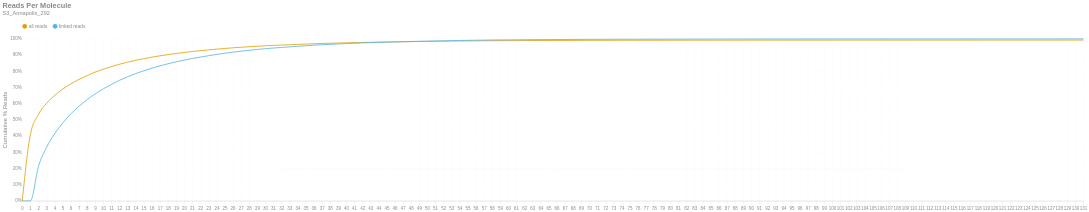

Notebook source saved alongside this figure:
### Markdown cell above
### Reads per Molecule
This chart shows the cumulative distribution of the number of reads per linked molecule. That is, how many alignments are associated with a unique molecule. This excludes the number of reads associated with invalid or absent linked-read barcodes. The `linked` histogram is the percentages recalculated when disregarding singletons.

### Code cell
if SKIPLR:
    print_html(f"Skipped")
else:
    counts = np.bincount(valids['reads'].cast(pl.Int64).to_numpy())
    weighted = counts * np.arange(len(counts))
    all_perc = weighted / n_reads
    linked_perc = weighted / n_linked_reads
    linked_perc[1] = 0
    binned_df = pl.DataFrame({
        'readsper': list(range(len(counts))),
        'all reads (cumsum)': np.cumsum(all_perc).tolist(),
        'linked reads (cumsum)': np.cumsum(linked_perc).tolist(),
    })

    with SafeRender(binned_df):
        (
            density_plot(binned_df, 'Reads Per Molecule', samplename, 'readspmol')
            .encode(
                x=alt.X('readsper:O', title=None).axis(labelAngle=0).scale(padding=0),
                y=alt.Y('value:Q', title='Cumulative % Reads').axis(format='%').stack(False),
                color=alt.Color("key:N").scale(domain=["all reads", "linked reads"]),
                tooltip=[
                    alt.Tooltip("key:N", title="Data Type"),
                    alt.Tooltip("readsper:O", title="Reads Per Molecule"),
                    alt.Tooltip("value:Q", format=".2%", title="% Reads (Cum.)")
                ]            
            )
        ).display()

### Figure 1 — Vega-Lite specification as saved in the notebook (floating-point values rounded to 4 significant figures; data arrays with more than 128 entries replaced by an {"elided": "..."} marker saying what was removed)
{"width": "container", "height": 400, "config": {"title": {"anchor": "start", "dy": -15, "fontSize": 18, "color": "#888888", "subtitleColor": "#888888", "subtitleFontSize": 14}, "arc": {"fill": "#0072B2"}, "axis": {"domainColor": "#888888", "domainWidth": 0.5, "gridWidth": 0.2, "grid": false, "titleFontWeight": 400, "titleFontSize": 15, "labelFontSize": 11, "labelColor": "#888888", "tickColor": "#888888", "tickWidth": 0.2, "titleColor": "#888888"}, "axisBand": {"grid": false}, "axisX": {"grid": true, "tickSize": 10, "domainCap": "round"}, "axisY": {"domain": false, "grid": true, "tickSize": 0, "domainCap": "round"}, "background": "transparent", "header": {"labelFontSize": 15, "labelColor": "#888888", "titleFontSize": 15, "titleFontWeight": 600, "titleColor": "#888888"}, "legend": {"labelFont": "sans-serif", "labelFontSize": 12, "labelColor": "#888888", "symbolSize": 100, "symbolType": "circle", "titleFontSize": 12, "titlePadding": 10, "titleColor": "#888888", "title": null, "orient": "top"}, "range": {"category": ["#E69F00", "#56B4E9", "#009E73", "#F0E442", "#0072B2", "#D55E00", "#CC79A7", "#000000"], "diverging": ["#cfe8f3", "#a2d4ec", "#73bfe2", "#46abdb", "#1696d2", "#12719e"]}, "area": {"fill": "#0072B2", "fillOpacity": 0.7, "line": true, "strokeOpacity": 0.7}, "line": {"color": "#0072B2", "stroke": "#0072B2", "strokeWidth": 2}, "trail": {"color": "#0072B2", "stroke": "#0072B2", "strokeWidth": 0, "size": 1}, "point": {"filled": true, "fillOpacity": 1.0, "size": 95}, "text": {"color": "#888888", "fontSize": 11, "align": "right", "fontWeight": 400, "size": 11}, "bar": {"fill": "#0072B2", "stroke": null}, "view": {"stroke": null, "continuousWidth": 660, "continuousHeight": 400}}, "data": {"name": "data-ec11886928aac7655a28134aa2e24752"}, "mark": {"type": "line", "interpolate": "monotone", "point": {"opacity": 0, "size": 275}}, "encoding": {"color": {"field": "key", "scale": {"domain": ["all reads", "linked reads"]}, "type": "nominal"}, "tooltip": [{"field": "key", "title": "Data Type", "type": "nominal"}, {"field": "readsper", "title": "Reads Per Molecule", "type": "ordinal"}, {"field": "value", "format": ".2%", "title": "% Reads (Cum.)", "type": "quantitative"}], "x": {"axis": {"labelAngle": 0}, "field": "readsper", "scale": {"padding": 0}, "title": null, "type": "ordinal"}, "y": {"axis": {"format": "%"}, "field": "value", "stack": false, "title": "Cumulative % Reads", "type": "quantitative"}}, "params": [{"name": "param_c36ac31b6afebe62", "select": {"type": "point", "fields": ["key"]}, "bind": "legend"}], "title": {"text": "Reads Per Molecule", "subtitle": "S3_Annapolis_292"}, "transform": [{"fold": ["all reads (cumsum)", "linked reads (cumsum)"]}, {"calculate": "replace(datum.key, ' (cumsum)', '')", "as": "key"}, {"filter": {"param": "param_c36ac31b6afebe62"}}], "usermeta": {"embedOptions": {"downloadFileName": "S3_Annapolis_292.readspmol"}}, "$schema": "https://vega.github.io/schema/vega-lite/v6.1.0.json", "datasets": {"data-ec11886928aac7655a28134aa2e24752": {"elided": "132 records"}}}
